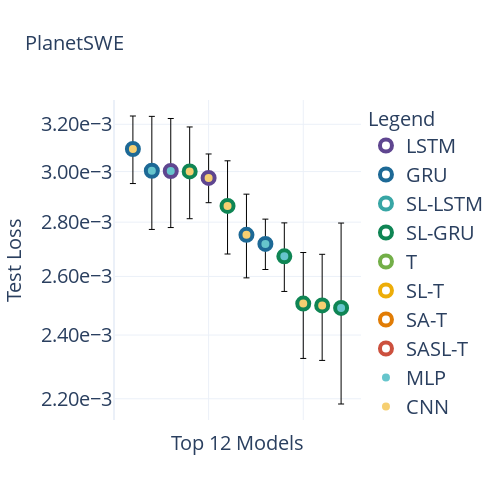
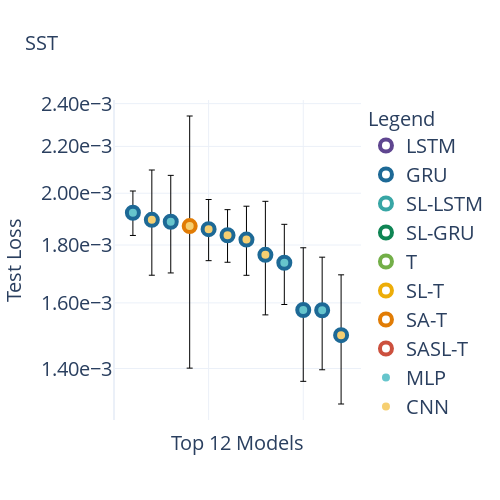
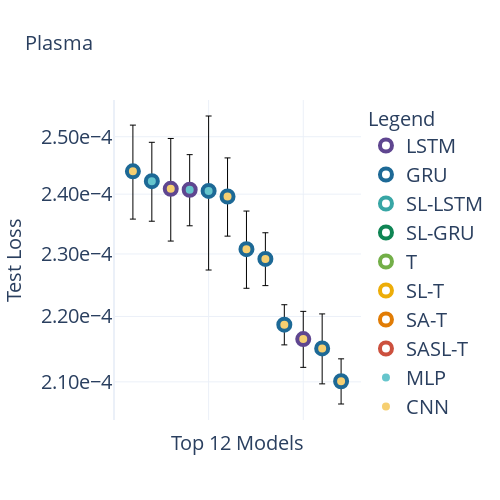

Here is the notebook cell these charts were saved with, in order:
### Code cell
f = Figlet(font='ogre')
for dataset in ['planetswe', 'sst', 'plasma']:
    best_result = helpers.get_top_N_models_by_loss(dataset, pickle_dir, N=1)
    print(best_result)
    plots.plot_model_results_scatter(results, dataset, 12, save=True, fname=f"{dataset}_worst_scatter", title_fontsize=20, axes_fontsize=20, legend_fontsize=20, reverse=False)

### Figure 1 — Plotly figure (JSON) as saved in the notebook; plotly's stock layout.template omitted (floating-point values rounded to 4 significant figures)
{"data": [{"marker": {"color": "white", "line": {"color": "#5F4690", "width": 4}, "size": 12}, "mode": "markers", "name": "LSTM", "showlegend": true, "type": "scatter", "x": [null], "y": [null]}, {"marker": {"color": "white", "line": {"color": "#1D6996", "width": 4}, "size": 12}, "mode": "markers", "name": "GRU", "showlegend": true, "type": "scatter", "x": [null], "y": [null]}, {"marker": {"color": "white", "line": {"color": "#38A6A5", "width": 4}, "size": 12}, "mode": "markers", "name": "SL-LSTM", "showlegend": true, "type": "scatter", "x": [null], "y": [null]}, {"marker": {"color": "white", "line": {"color": "#0F8554", "width": 4}, "size": 12}, "mode": "markers", "name": "SL-GRU", "showlegend": true, "type": "scatter", "x": [null], "y": [null]}, {"marker": {"color": "white", "line": {"color": "#73AF48", "width": 4}, "size": 12}, "mode": "markers", "name": "T", "showlegend": true, "type": "scatter", "x": [null], "y": [null]}, {"marker": {"color": "white", "line": {"color": "#EDAD08", "width": 4}, "size": 12}, "mode": "markers", "name": "SL-T", "showlegend": true, "type": "scatter", "x": [null], "y": [null]}, {"marker": {"color": "white", "line": {"color": "#E17C05", "width": 4}, "size": 12}, "mode": "markers", "name": "SA-T", "showlegend": true, "type": "scatter", "x": [null], "y": [null]}, {"marker": {"color": "white", "line": {"color": "#CC503E", "width": 4}, "size": 12}, "mode": "markers", "name": "SASL-T", "showlegend": true, "type": "scatter", "x": [null], "y": [null]}, {"marker": {"color": "#66C5CC", "line": {"color": "white", "width": 4}, "size": 12}, "mode": "markers", "name": "MLP", "showlegend": true, "type": "scatter", "x": [null], "y": [null]}, {"marker": {"color": "#F6CF71", "line": {"color": "white", "width": 4}, "size": 12}, "mode": "markers", "name": "CNN", "showlegend": true, "type": "scatter", "x": [null], "y": [null]}, {"error_y": {"array": [0.0001426], "color": "black", "thickness": 1, "type": "data", "visible": true, "width": 3}, "hovertemplate": "Encoder: gru (x3)<br>Decoder: unet (x1)<br>LR: 1.00e-03<br>Mean Test Loss: 3.09e-03<br>Std Test Loss: 1.43e-04<br>Seeds: 5<br><extra></extra>", "marker": {"color": "#F6CF71", "line": {"color": "#1D6996", "width": 4}, "size": 12}, "mode": "markers", "name": "gru-unet", "showlegend": false, "type": "scatter", "x": [1], "y": [0.003094]}, {"error_y": {"array": [0.0002314], "color": "black", "thickness": 1, "type": "data", "visible": true, "width": 3}, "hovertemplate": "Encoder: gru (x2)<br>Decoder: mlp (x1)<br>LR: 1.00e-03<br>Mean Test Loss: 3.00e-03<br>Std Test Loss: 2.31e-04<br>Seeds: 5<br><extra></extra>", "marker": {"color": "#66C5CC", "line": {"color": "#1D6996", "width": 4}, "size": 12}, "mode": "markers", "name": "gru-mlp", "showlegend": false, "type": "scatter", "x": [2], "y": [0.003004]}, {"error_y": {"array": [0.0002231], "color": "black", "thickness": 1, "type": "data", "visible": true, "width": 3}, "hovertemplate": "Encoder: lstm (x1)<br>Decoder: mlp (x1)<br>LR: 1.00e-03<br>Mean Test Loss: 3.00e-03<br>Std Test Loss: 2.23e-04<br>Seeds: 5<br><extra></extra>", "marker": {"color": "#66C5CC", "line": {"color": "#5F4690", "width": 4}, "size": 12}, "mode": "markers", "name": "lstm-mlp", "showlegend": false, "type": "scatter", "x": [3], "y": [0.003002]}, {"error_y": {"array": [0.0001877], "color": "black", "thickness": 1, "type": "data", "visible": true, "width": 3}, "hovertemplate": "Encoder: sindy_loss_gru (x4)<br>Decoder: unet (x1)<br>LR: 1.00e-03<br>Mean Test Loss: 3.00e-03<br>Std Test Loss: 1.88e-04<br>Seeds: 5<br><extra></extra>", "marker": {"color": "#F6CF71", "line": {"color": "#0F8554", "width": 4}, "size": 12}, "mode": "markers", "name": "sindy_loss_gru-unet", "showlegend": false, "type": "scatter", "x": [4], "y": [0.003001]}, {"error_y": {"array": [9.884e-05], "color": "black", "thickness": 1, "type": "data", "visible": true, "width": 3}, "hovertemplate": "Encoder: lstm (x1)<br>Decoder: unet (x1)<br>LR: 1.00e-03<br>Mean Test Loss: 2.97e-03<br>Std Test Loss: 9.88e-05<br>Seeds: 5<br><extra></extra>", "marker": {"color": "#F6CF71", "line": {"color": "#5F4690", "width": 4}, "size": 12}, "mode": "markers", "name": "lstm-unet", "showlegend": false, "type": "scatter", "x": [5], "y": [0.002974]}, {"error_y": {"array": [0.0001819], "color": "black", "thickness": 1, "type": "data", "visible": true, "width": 3}, "hovertemplate": "Encoder: sindy_loss_gru (x3)<br>Decoder: unet (x1)<br>LR: 1.00e-03<br>Mean Test Loss: 2.86e-03<br>Std Test Loss: 1.82e-04<br>Seeds: 5<br><extra></extra>", "marker": {"color": "#F6CF71", "line": {"color": "#0F8554", "width": 4}, "size": 12}, "mode": "markers", "name": "sindy_loss_gru-unet", "showlegend": false, "type": "scatter", "x": [6], "y": [0.002863]}, {"error_y": {"array": [0.0001571], "color": "black", "thickness": 1, "type": "data", "visible": true, "width": 3}, "hovertemplate": "Encoder: gru (x1)<br>Decoder: unet (x1)<br>LR: 1.00e-03<br>Mean Test Loss: 2.75e-03<br>Std Test Loss: 1.57e-04<br>Seeds: 5<br><extra></extra>", "marker": {"color": "#F6CF71", "line": {"color": "#1D6996", "width": 4}, "size": 12}, "mode": "markers", "name": "gru-unet", "showlegend": false, "type": "scatter", "x": [7], "y": [0.002752]}, {"error_y": {"array": [9.343e-05], "color": "black", "thickness": 1, "type": "data", "visible": true, "width": 3}, "hovertemplate": "Encoder: gru (x1)<br>Decoder: mlp (x1)<br>LR: 1.00e-03<br>Mean Test Loss: 2.72e-03<br>Std Test Loss: 9.34e-05<br>Seeds: 5<br><extra></extra>", "marker": {"color": "#66C5CC", "line": {"color": "#1D6996", "width": 4}, "size": 12}, "mode": "markers", "name": "gru-mlp", "showlegend": false, "type": "scatter", "x": [8], "y": [0.002718]}, {"error_y": {"array": [0.000125], "color": "black", "thickness": 1, "type": "data", "visible": true, "width": 3}, "hovertemplate": "Encoder: sindy_loss_gru (x2)<br>Decoder: mlp (x1)<br>LR: 1.00e-03<br>Mean Test Loss: 2.67e-03<br>Std Test Loss: 1.25e-04<br>Seeds: 5<br><extra></extra>", "marker": {"color": "#66C5CC", "line": {"color": "#0F8554", "width": 4}, "size": 12}, "mode": "markers", "name": "sindy_loss_gru-mlp", "showlegend": false, "type": "scatter", "x": [9], "y": [0.002672]}, {"error_y": {"array": [0.0001808], "color": "black", "thickness": 1, "type": "data", "visible": true, "width": 3}, "hovertemplate": "Encoder: sindy_loss_gru (x2)<br>Decoder: unet (x1)<br>LR: 1.00e-03<br>Mean Test Loss: 2.51e-03<br>Std Test Loss: 1.81e-04<br>Seeds: 5<br><extra></extra>", "marker": {"color": "#F6CF71", "line": {"color": "#0F8554", "width": 4}, "size": 12}, "mode": "markers", "name": "sindy_loss_gru-unet", "showlegend": false, "type": "scatter", "x": [10], "y": [0.002505]}, {"error_y": {"array": [0.0001807], "color": "black", "thickness": 1, "type": "data", "visible": true, "width": 3}, "hovertemplate": "Encoder: sindy_loss_gru (x1)<br>Decoder: unet (x1)<br>LR: 1.00e-03<br>Mean Test Loss: 2.50e-03<br>Std Test Loss: 1.81e-04<br>Seeds: 5<br><extra></extra>", "marker": {"color": "#F6CF71", "line": {"color": "#0F8554", "width": 4}, "size": 12}, "mode": "markers", "name": "sindy_loss_gru-unet", "showlegend": false, "type": "scatter", "x": [11], "y": [0.002499]}, {"error_y": {"array": [0.000306], "color": "black", "thickness": 1, "type": "data", "visible": true, "width": 3}, "hovertemplate": "Encoder: sindy_loss_gru (x1)<br>Decoder: mlp (x1)<br>LR: 1.00e-03<br>Mean Test Loss: 2.49e-03<br>Std Test Loss: 3.06e-04<br>Seeds: 5<br><extra></extra>", "marker": {"color": "#66C5CC", "line": {"color": "#0F8554", "width": 4}, "size": 12}, "mode": "markers", "name": "sindy_loss_gru-mlp", "showlegend": false, "type": "scatter", "x": [12], "y": [0.00249]}], "layout": {"height": 500, "hovermode": "closest", "legend": {"font": {"size": 20}, "title": {"font": {"size": 20}, "text": "Legend"}}, "showlegend": true, "title": {"font": {"size": 20}, "text": "PlanetSWE"}, "width": 500, "xaxis": {"showticklabels": false, "tickfont": {"size": 20}, "title": {"font": {"size": 20}, "text": "Top 12 Models"}}, "yaxis": {"exponentformat": "E", "nticks": 5, "tickfont": {"size": 20}, "tickformat": "1.2e", "title": {"font": {"size": 20}, "text": "Test Loss"}, "type": "log"}}}

### Figure 2 — Plotly figure (JSON) as saved in the notebook; plotly's stock layout.template omitted (floating-point values rounded to 4 significant figures)
{"data": [{"marker": {"color": "white", "line": {"color": "#5F4690", "width": 4}, "size": 12}, "mode": "markers", "name": "LSTM", "showlegend": true, "type": "scatter", "x": [null], "y": [null]}, {"marker": {"color": "white", "line": {"color": "#1D6996", "width": 4}, "size": 12}, "mode": "markers", "name": "GRU", "showlegend": true, "type": "scatter", "x": [null], "y": [null]}, {"marker": {"color": "white", "line": {"color": "#38A6A5", "width": 4}, "size": 12}, "mode": "markers", "name": "SL-LSTM", "showlegend": true, "type": "scatter", "x": [null], "y": [null]}, {"marker": {"color": "white", "line": {"color": "#0F8554", "width": 4}, "size": 12}, "mode": "markers", "name": "SL-GRU", "showlegend": true, "type": "scatter", "x": [null], "y": [null]}, {"marker": {"color": "white", "line": {"color": "#73AF48", "width": 4}, "size": 12}, "mode": "markers", "name": "T", "showlegend": true, "type": "scatter", "x": [null], "y": [null]}, {"marker": {"color": "white", "line": {"color": "#EDAD08", "width": 4}, "size": 12}, "mode": "markers", "name": "SL-T", "showlegend": true, "type": "scatter", "x": [null], "y": [null]}, {"marker": {"color": "white", "line": {"color": "#E17C05", "width": 4}, "size": 12}, "mode": "markers", "name": "SA-T", "showlegend": true, "type": "scatter", "x": [null], "y": [null]}, {"marker": {"color": "white", "line": {"color": "#CC503E", "width": 4}, "size": 12}, "mode": "markers", "name": "SASL-T", "showlegend": true, "type": "scatter", "x": [null], "y": [null]}, {"marker": {"color": "#66C5CC", "line": {"color": "white", "width": 4}, "size": 12}, "mode": "markers", "name": "MLP", "showlegend": true, "type": "scatter", "x": [null], "y": [null]}, {"marker": {"color": "#F6CF71", "line": {"color": "white", "width": 4}, "size": 12}, "mode": "markers", "name": "CNN", "showlegend": true, "type": "scatter", "x": [null], "y": [null]}, {"error_y": {"array": [8.687e-05], "color": "black", "thickness": 1, "type": "data", "visible": true, "width": 3}, "hovertemplate": "Encoder: gru (x4)<br>Decoder: mlp (x1)<br>LR: 1.00e-03<br>Mean Test Loss: 1.92e-03<br>Std Test Loss: 8.69e-05<br>Seeds: 5<br><extra></extra>", "marker": {"color": "#66C5CC", "line": {"color": "#1D6996", "width": 4}, "size": 12}, "mode": "markers", "name": "gru-mlp", "showlegend": false, "type": "scatter", "x": [1], "y": [0.001922]}, {"error_y": {"array": [0.000202], "color": "black", "thickness": 1, "type": "data", "visible": true, "width": 3}, "hovertemplate": "Encoder: gru (x4)<br>Decoder: unet (x1)<br>LR: 1.00e-03<br>Mean Test Loss: 1.89e-03<br>Std Test Loss: 2.02e-04<br>Seeds: 5<br><extra></extra>", "marker": {"color": "#F6CF71", "line": {"color": "#1D6996", "width": 4}, "size": 12}, "mode": "markers", "name": "gru-unet", "showlegend": false, "type": "scatter", "x": [2], "y": [0.001895]}, {"error_y": {"array": [0.0001867], "color": "black", "thickness": 1, "type": "data", "visible": true, "width": 3}, "hovertemplate": "Encoder: gru (x1)<br>Decoder: mlp (x1)<br>LR: 1.00e-03<br>Mean Test Loss: 1.89e-03<br>Std Test Loss: 1.87e-04<br>Seeds: 5<br><extra></extra>", "marker": {"color": "#66C5CC", "line": {"color": "#1D6996", "width": 4}, "size": 12}, "mode": "markers", "name": "gru-mlp", "showlegend": false, "type": "scatter", "x": [3], "y": [0.001887]}, {"error_y": {"array": [0.0004696], "color": "black", "thickness": 1, "type": "data", "visible": true, "width": 3}, "hovertemplate": "Encoder: sindy_attention_transformer (x1)<br>Decoder: unet (x1)<br>LR: 1.00e-02<br>Mean Test Loss: 1.87e-03<br>Std Test Loss: 4.70e-04<br>Seeds: 5<br><extra></extra>", "marker": {"color": "#F6CF71", "line": {"color": "#E17C05", "width": 4}, "size": 12}, "mode": "markers", "name": "sindy_attention_transformer-unet", "showlegend": false, "type": "scatter", "x": [4], "y": [0.001871]}, {"error_y": {"array": [0.0001155], "color": "black", "thickness": 1, "type": "data", "visible": true, "width": 3}, "hovertemplate": "Encoder: gru (x2)<br>Decoder: unet (x1)<br>LR: 1.00e-02<br>Mean Test Loss: 1.86e-03<br>Std Test Loss: 1.16e-04<br>Seeds: 5<br><extra></extra>", "marker": {"color": "#F6CF71", "line": {"color": "#1D6996", "width": 4}, "size": 12}, "mode": "markers", "name": "gru-unet", "showlegend": false, "type": "scatter", "x": [5], "y": [0.001859]}, {"error_y": {"array": [9.817e-05], "color": "black", "thickness": 1, "type": "data", "visible": true, "width": 3}, "hovertemplate": "Encoder: gru (x1)<br>Decoder: unet (x1)<br>LR: 1.00e-03<br>Mean Test Loss: 1.84e-03<br>Std Test Loss: 9.82e-05<br>Seeds: 5<br><extra></extra>", "marker": {"color": "#F6CF71", "line": {"color": "#1D6996", "width": 4}, "size": 12}, "mode": "markers", "name": "gru-unet", "showlegend": false, "type": "scatter", "x": [6], "y": [0.001836]}, {"error_y": {"array": [0.0001278], "color": "black", "thickness": 1, "type": "data", "visible": true, "width": 3}, "hovertemplate": "Encoder: gru (x2)<br>Decoder: unet (x1)<br>LR: 1.00e-03<br>Mean Test Loss: 1.82e-03<br>Std Test Loss: 1.28e-04<br>Seeds: 5<br><extra></extra>", "marker": {"color": "#F6CF71", "line": {"color": "#1D6996", "width": 4}, "size": 12}, "mode": "markers", "name": "gru-unet", "showlegend": false, "type": "scatter", "x": [7], "y": [0.00182]}, {"error_y": {"array": [0.0002029], "color": "black", "thickness": 1, "type": "data", "visible": true, "width": 3}, "hovertemplate": "Encoder: gru (x3)<br>Decoder: unet (x1)<br>LR: 1.00e-03<br>Mean Test Loss: 1.76e-03<br>Std Test Loss: 2.03e-04<br>Seeds: 5<br><extra></extra>", "marker": {"color": "#F6CF71", "line": {"color": "#1D6996", "width": 4}, "size": 12}, "mode": "markers", "name": "gru-unet", "showlegend": false, "type": "scatter", "x": [8], "y": [0.001764]}, {"error_y": {"array": [0.0001413], "color": "black", "thickness": 1, "type": "data", "visible": true, "width": 3}, "hovertemplate": "Encoder: gru (x3)<br>Decoder: mlp (x1)<br>LR: 1.00e-03<br>Mean Test Loss: 1.74e-03<br>Std Test Loss: 1.41e-04<br>Seeds: 5<br><extra></extra>", "marker": {"color": "#66C5CC", "line": {"color": "#1D6996", "width": 4}, "size": 12}, "mode": "markers", "name": "gru-mlp", "showlegend": false, "type": "scatter", "x": [9], "y": [0.001736]}, {"error_y": {"array": [0.000213], "color": "black", "thickness": 1, "type": "data", "visible": true, "width": 3}, "hovertemplate": "Encoder: gru (x1)<br>Decoder: mlp (x1)<br>LR: 1.00e-02<br>Mean Test Loss: 1.58e-03<br>Std Test Loss: 2.13e-04<br>Seeds: 5<br><extra></extra>", "marker": {"color": "#66C5CC", "line": {"color": "#1D6996", "width": 4}, "size": 12}, "mode": "markers", "name": "gru-mlp", "showlegend": false, "type": "scatter", "x": [10], "y": [0.001577]}, {"error_y": {"array": [0.0001798], "color": "black", "thickness": 1, "type": "data", "visible": true, "width": 3}, "hovertemplate": "Encoder: gru (x2)<br>Decoder: mlp (x1)<br>LR: 1.00e-03<br>Mean Test Loss: 1.58e-03<br>Std Test Loss: 1.80e-04<br>Seeds: 5<br><extra></extra>", "marker": {"color": "#66C5CC", "line": {"color": "#1D6996", "width": 4}, "size": 12}, "mode": "markers", "name": "gru-mlp", "showlegend": false, "type": "scatter", "x": [11], "y": [0.001576]}, {"error_y": {"array": [0.0001958], "color": "black", "thickness": 1, "type": "data", "visible": true, "width": 3}, "hovertemplate": "Encoder: gru (x1)<br>Decoder: unet (x1)<br>LR: 1.00e-02<br>Mean Test Loss: 1.50e-03<br>Std Test Loss: 1.96e-04<br>Seeds: 5<br><extra></extra>", "marker": {"color": "#F6CF71", "line": {"color": "#1D6996", "width": 4}, "size": 12}, "mode": "markers", "name": "gru-unet", "showlegend": false, "type": "scatter", "x": [12], "y": [0.001498]}], "layout": {"height": 500, "hovermode": "closest", "legend": {"font": {"size": 20}, "title": {"font": {"size": 20}, "text": "Legend"}}, "showlegend": true, "title": {"font": {"size": 20}, "text": "SST"}, "width": 500, "xaxis": {"showticklabels": false, "tickfont": {"size": 20}, "title": {"font": {"size": 20}, "text": "Top 12 Models"}}, "yaxis": {"exponentformat": "E", "nticks": 5, "tickfont": {"size": 20}, "tickformat": "1.2e", "title": {"font": {"size": 20}, "text": "Test Loss"}, "type": "log"}}}

### Figure 3 — Plotly figure (JSON) as saved in the notebook; plotly's stock layout.template omitted (floating-point values rounded to 4 significant figures)
{"data": [{"marker": {"color": "white", "line": {"color": "#5F4690", "width": 4}, "size": 12}, "mode": "markers", "name": "LSTM", "showlegend": true, "type": "scatter", "x": [null], "y": [null]}, {"marker": {"color": "white", "line": {"color": "#1D6996", "width": 4}, "size": 12}, "mode": "markers", "name": "GRU", "showlegend": true, "type": "scatter", "x": [null], "y": [null]}, {"marker": {"color": "white", "line": {"color": "#38A6A5", "width": 4}, "size": 12}, "mode": "markers", "name": "SL-LSTM", "showlegend": true, "type": "scatter", "x": [null], "y": [null]}, {"marker": {"color": "white", "line": {"color": "#0F8554", "width": 4}, "size": 12}, "mode": "markers", "name": "SL-GRU", "showlegend": true, "type": "scatter", "x": [null], "y": [null]}, {"marker": {"color": "white", "line": {"color": "#73AF48", "width": 4}, "size": 12}, "mode": "markers", "name": "T", "showlegend": true, "type": "scatter", "x": [null], "y": [null]}, {"marker": {"color": "white", "line": {"color": "#EDAD08", "width": 4}, "size": 12}, "mode": "markers", "name": "SL-T", "showlegend": true, "type": "scatter", "x": [null], "y": [null]}, {"marker": {"color": "white", "line": {"color": "#E17C05", "width": 4}, "size": 12}, "mode": "markers", "name": "SA-T", "showlegend": true, "type": "scatter", "x": [null], "y": [null]}, {"marker": {"color": "white", "line": {"color": "#CC503E", "width": 4}, "size": 12}, "mode": "markers", "name": "SASL-T", "showlegend": true, "type": "scatter", "x": [null], "y": [null]}, {"marker": {"color": "#66C5CC", "line": {"color": "white", "width": 4}, "size": 12}, "mode": "markers", "name": "MLP", "showlegend": true, "type": "scatter", "x": [null], "y": [null]}, {"marker": {"color": "#F6CF71", "line": {"color": "white", "width": 4}, "size": 12}, "mode": "markers", "name": "CNN", "showlegend": true, "type": "scatter", "x": [null], "y": [null]}, {"error_y": {"array": [8.151e-06], "color": "black", "thickness": 1, "type": "data", "visible": true, "width": 3}, "hovertemplate": "Encoder: gru (x3)<br>Decoder: unet (x1)<br>LR: 1.00e-02<br>Mean Test Loss: 2.44e-04<br>Std Test Loss: 8.15e-06<br>Seeds: 5<br><extra></extra>", "marker": {"color": "#F6CF71", "line": {"color": "#1D6996", "width": 4}, "size": 12}, "mode": "markers", "name": "gru-unet", "showlegend": false, "type": "scatter", "x": [1], "y": [0.0002439]}, {"error_y": {"array": [6.796e-06], "color": "black", "thickness": 1, "type": "data", "visible": true, "width": 3}, "hovertemplate": "Encoder: gru (x4)<br>Decoder: mlp (x1)<br>LR: 1.00e-03<br>Mean Test Loss: 2.42e-04<br>Std Test Loss: 6.80e-06<br>Seeds: 5<br><extra></extra>", "marker": {"color": "#66C5CC", "line": {"color": "#1D6996", "width": 4}, "size": 12}, "mode": "markers", "name": "gru-mlp", "showlegend": false, "type": "scatter", "x": [2], "y": [0.0002422]}, {"error_y": {"array": [8.788e-06], "color": "black", "thickness": 1, "type": "data", "visible": true, "width": 3}, "hovertemplate": "Encoder: lstm (x2)<br>Decoder: unet (x1)<br>LR: 1.00e-03<br>Mean Test Loss: 2.41e-04<br>Std Test Loss: 8.79e-06<br>Seeds: 5<br><extra></extra>", "marker": {"color": "#F6CF71", "line": {"color": "#5F4690", "width": 4}, "size": 12}, "mode": "markers", "name": "lstm-unet", "showlegend": false, "type": "scatter", "x": [3], "y": [0.0002409]}, {"error_y": {"array": [6.09e-06], "color": "black", "thickness": 1, "type": "data", "visible": true, "width": 3}, "hovertemplate": "Encoder: lstm (x2)<br>Decoder: mlp (x1)<br>LR: 1.00e-03<br>Mean Test Loss: 2.41e-04<br>Std Test Loss: 6.09e-06<br>Seeds: 5<br><extra></extra>", "marker": {"color": "#66C5CC", "line": {"color": "#5F4690", "width": 4}, "size": 12}, "mode": "markers", "name": "lstm-mlp", "showlegend": false, "type": "scatter", "x": [4], "y": [0.0002407]}, {"error_y": {"array": [1.316e-05], "color": "black", "thickness": 1, "type": "data", "visible": true, "width": 3}, "hovertemplate": "Encoder: gru (x2)<br>Decoder: mlp (x1)<br>LR: 1.00e-02<br>Mean Test Loss: 2.41e-04<br>Std Test Loss: 1.32e-05<br>Seeds: 5<br><extra></extra>", "marker": {"color": "#66C5CC", "line": {"color": "#1D6996", "width": 4}, "size": 12}, "mode": "markers", "name": "gru-mlp", "showlegend": false, "type": "scatter", "x": [5], "y": [0.0002406]}, {"error_y": {"array": [6.664e-06], "color": "black", "thickness": 1, "type": "data", "visible": true, "width": 3}, "hovertemplate": "Encoder: gru (x1)<br>Decoder: unet (x1)<br>LR: 1.00e-02<br>Mean Test Loss: 2.40e-04<br>Std Test Loss: 6.66e-06<br>Seeds: 5<br><extra></extra>", "marker": {"color": "#F6CF71", "line": {"color": "#1D6996", "width": 4}, "size": 12}, "mode": "markers", "name": "gru-unet", "showlegend": false, "type": "scatter", "x": [6], "y": [0.0002396]}, {"error_y": {"array": [6.337e-06], "color": "black", "thickness": 1, "type": "data", "visible": true, "width": 3}, "hovertemplate": "Encoder: gru (x1)<br>Decoder: unet (x1)<br>LR: 1.00e-03<br>Mean Test Loss: 2.31e-04<br>Std Test Loss: 6.34e-06<br>Seeds: 5<br><extra></extra>", "marker": {"color": "#F6CF71", "line": {"color": "#1D6996", "width": 4}, "size": 12}, "mode": "markers", "name": "gru-unet", "showlegend": false, "type": "scatter", "x": [7], "y": [0.0002308]}, {"error_y": {"array": [4.308e-06], "color": "black", "thickness": 1, "type": "data", "visible": true, "width": 3}, "hovertemplate": "Encoder: gru (x2)<br>Decoder: unet (x1)<br>LR: 1.00e-02<br>Mean Test Loss: 2.29e-04<br>Std Test Loss: 4.31e-06<br>Seeds: 5<br><extra></extra>", "marker": {"color": "#F6CF71", "line": {"color": "#1D6996", "width": 4}, "size": 12}, "mode": "markers", "name": "gru-unet", "showlegend": false, "type": "scatter", "x": [8], "y": [0.0002292]}, {"error_y": {"array": [3.124e-06], "color": "black", "thickness": 1, "type": "data", "visible": true, "width": 3}, "hovertemplate": "Encoder: gru (x4)<br>Decoder: unet (x1)<br>LR: 1.00e-03<br>Mean Test Loss: 2.19e-04<br>Std Test Loss: 3.12e-06<br>Seeds: 5<br><extra></extra>", "marker": {"color": "#F6CF71", "line": {"color": "#1D6996", "width": 4}, "size": 12}, "mode": "markers", "name": "gru-unet", "showlegend": false, "type": "scatter", "x": [9], "y": [0.0002187]}, {"error_y": {"array": [4.311e-06], "color": "black", "thickness": 1, "type": "data", "visible": true, "width": 3}, "hovertemplate": "Encoder: lstm (x1)<br>Decoder: unet (x1)<br>LR: 1.00e-03<br>Mean Test Loss: 2.16e-04<br>Std Test Loss: 4.31e-06<br>Seeds: 5<br><extra></extra>", "marker": {"color": "#F6CF71", "line": {"color": "#5F4690", "width": 4}, "size": 12}, "mode": "markers", "name": "lstm-unet", "showlegend": false, "type": "scatter", "x": [10], "y": [0.0002165]}, {"error_y": {"array": [5.35e-06], "color": "black", "thickness": 1, "type": "data", "visible": true, "width": 3}, "hovertemplate": "Encoder: gru (x2)<br>Decoder: unet (x1)<br>LR: 1.00e-03<br>Mean Test Loss: 2.15e-04<br>Std Test Loss: 5.35e-06<br>Seeds: 5<br><extra></extra>", "marker": {"color": "#F6CF71", "line": {"color": "#1D6996", "width": 4}, "size": 12}, "mode": "markers", "name": "gru-unet", "showlegend": false, "type": "scatter", "x": [11], "y": [0.000215]}, {"error_y": {"array": [3.375e-06], "color": "black", "thickness": 1, "type": "data", "visible": true, "width": 3}, "hovertemplate": "Encoder: gru (x3)<br>Decoder: unet (x1)<br>LR: 1.00e-03<br>Mean Test Loss: 2.10e-04<br>Std Test Loss: 3.37e-06<br>Seeds: 5<br><extra></extra>", "marker": {"color": "#F6CF71", "line": {"color": "#1D6996", "width": 4}, "size": 12}, "mode": "markers", "name": "gru-unet", "showlegend": false, "type": "scatter", "x": [12], "y": [0.0002101]}], "layout": {"height": 500, "hovermode": "closest", "legend": {"font": {"size": 20}, "title": {"font": {"size": 20}, "text": "Legend"}}, "showlegend": true, "title": {"font": {"size": 20}, "text": "Plasma"}, "width": 500, "xaxis": {"showticklabels": false, "tickfont": {"size": 20}, "title": {"font": {"size": 20}, "text": "Top 12 Models"}}, "yaxis": {"exponentformat": "E", "nticks": 5, "tickfont": {"size": 20}, "tickformat": "1.2e", "title": {"font": {"size": 20}, "text": "Test Loss"}, "type": "log"}}}
